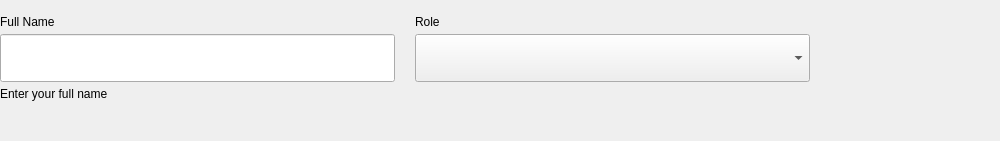
                       <widget class="QFrame" name="profile_name_frame_2">
                        <property name="minimumSize">
                         <size>
                          <width>1000</width>
                          <height>0</height>
                         </size>
                        </property>
                        <layout class="QHBoxLayout" name="profile_name_role_layout">
                         <property name="spacing">
                          <number>20</number>
                         </property>
                         <property name="leftMargin">
                          <number>0</number>
                         </property>
                         <property name="topMargin">
                          <number>15</number>
                         </property>
                         <property name="rightMargin">
                          <number>0</number>
                         </property>
                         <property name="bottomMargin">
                          <number>0</number>
                         </property>
                         <item alignment="Qt::AlignLeft">
                          <widget class="QFrame" name="profile_name_frame">
                           <layout class="QGridLayout" name="profile_name_layout">
                            <property name="leftMargin">
                             <number>0</number>
                            </property>
                            <property name="topMargin">
                             <number>0</number>
                            </property>
                            <property name="rightMargin">
                             <number>0</number>
                            </property>
                            <property name="bottomMargin">
                             <number>40</number>
                            </property>
                            <property name="horizontalSpacing">
                             <number>20</number>
                            </property>
                            <property name="verticalSpacing">
                             <number>5</number>
                            </property>
                            <item row="0" column="0">
                             <widget class="QLabel" name="profile_name">
                              <property name="text">
                               <string>Full Name</string>
                              </property>
                             </widget>
                            </item>
                            <item row="0" column="1">
                             <widget class="QLabel" name="profile_role">
                              <property name="text">
                               <string>Role</string>
                              </property>
                             </widget>
                            </item>
                            <item row="1" column="0">
                             <widget class="QLineEdit" name="profile_name_input">
                              <property name="minimumSize">
                               <size>
                                <width>395</width>
                                <height>48</height>
                               </size>
                              </property>
                              <property name="maximumSize">
                               <size>
                                <width>395</width>
                                <height>48</height>
                               </size>
                              </property>
                             </widget>
                            </item>
                            <item row="1" column="1">
                             <widget class="QComboBox" name="role_combobox">
                              <property name="minimumSize">
                               <size>
                                <width>395</width>
                                <height>48</height>
                               </size>
                              </property>
                              <property name="maximumSize">
                               <size>
                                <width>395</width>
                                <height>48</height>
                               </size>
                              </property>
                              <property name="cursor">
                               <cursorShape>PointingHandCursor</cursorShape>
                              </property>
                             </widget>
                            </item>
                            <item row="2" column="0">
                             <widget class="QLabel" name="profile_error_name">
                              <property name="text">
                               <string>Enter your full name</string>
                              </property>
                             </widget>
                            </item>
                           </layout>
                          </widget>
                         </item>
                        </layout>
                       </widget>
